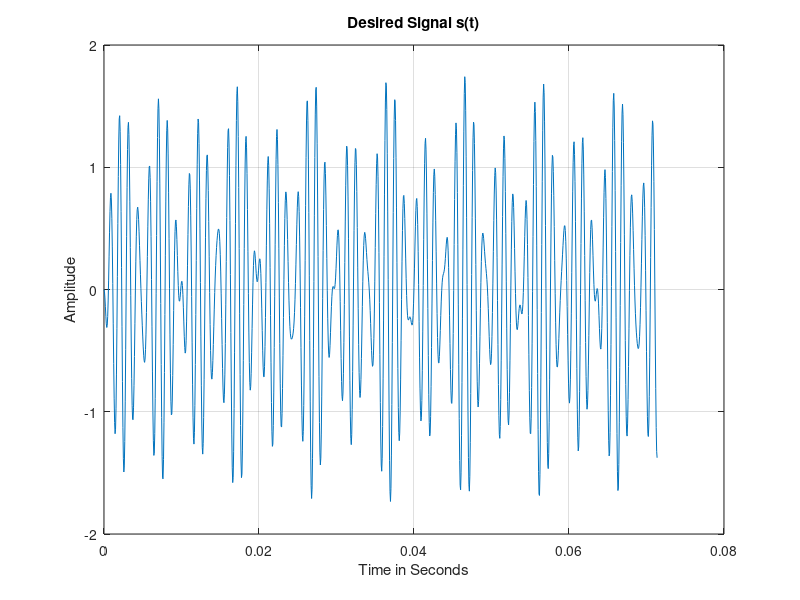
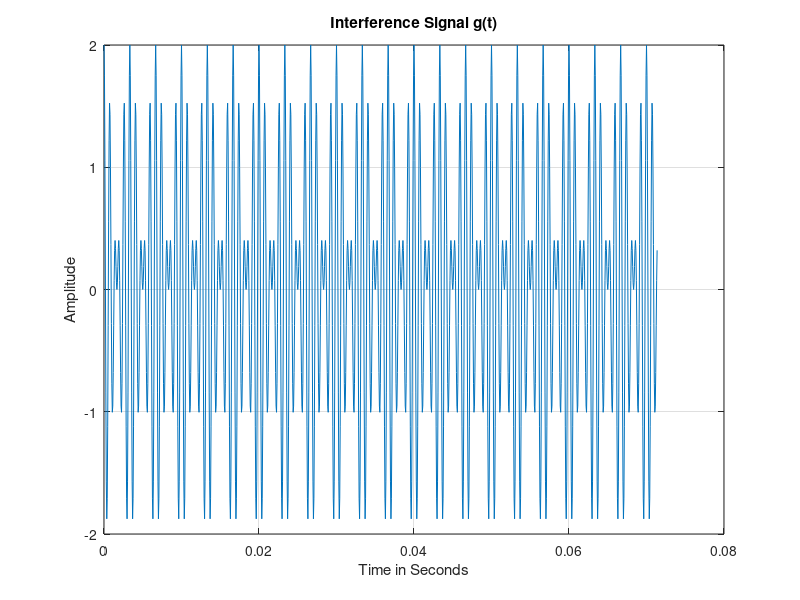
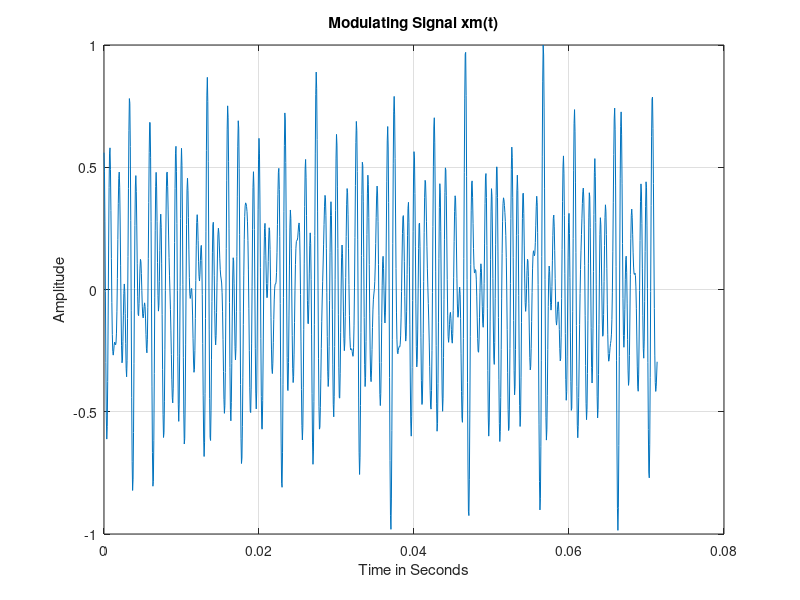
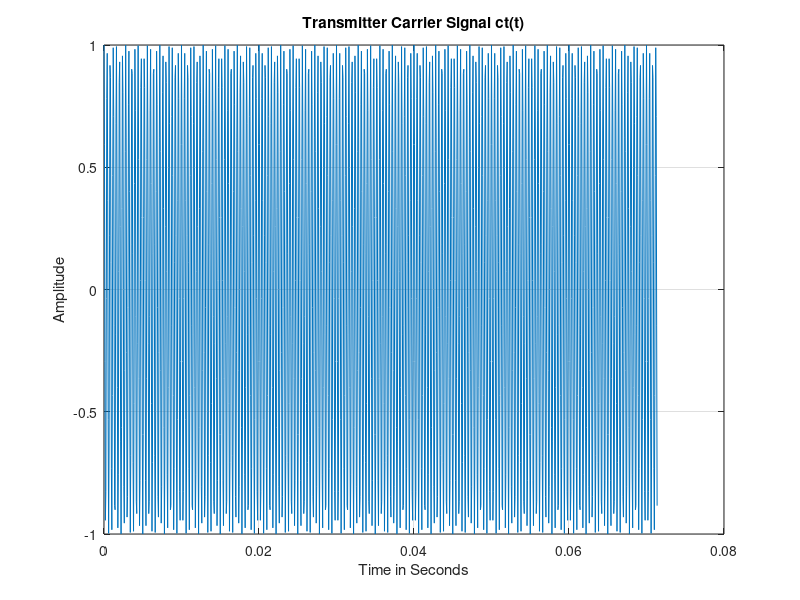

These charts were generated, in order, by the following MATLAB code:
%inel4301s096gp01t3hw01 
%Inel 4301 - Communication Theory I 
%MATLAB CLASS ASSIGNAMENT 01(MCA01) 
%Double Sideband Suppressed Carrier Systems 
%Prof. Domingo Antonio Rodríguez 
% 
%% 
%%PARAMETER SETTINGS****************************** 
%% 
clear all 
close all 
Fs=16800;           %Sampling frequency 
Ts=1/Fs;            %Sampling time or temporal resolution 
f1=784;             %First frequency component (G5) of s(t) 
f2=880;             %Second frequency component (A5) of s(t) 
f3=988;             %Third frequency component of (B5) s(t) 
fc=2500;            %Frequency of carrier signal > 2*fm 
fm=1000;             %Bandwidth of desired signal s(t) 
Ns=1200;             %Number of samples of s(t) 
Tw=Ns*Ts;           %Time observation window for s(t) 
t=0:Ts:Tw-Ts;       %Time axis for desired signal s(t)  
%% 
%%TRANSMITTER SYSTEM****************************** 
%% 
s=(-7*cos(2*pi*f1*t)+2*cos(2*pi*f2*t)+5*cos(2*pi*f3*t))/8; 
g=1*cos(2*pi*1200*t)+1*cos(2*pi*1500*t);    %Interference signal g(t) 
max_sg=max(s+g);        %Absolute value of signal s(t)+g(t) 
xm=(s+g)/max_sg;        %Normalized Modulating signal xm(t)         
ct=cos(2*pi*fc*t);      %Transmitter carrier signal ct(t) 
xc=xm.*ct;              %Modulated signal xc(t) 
%% 
%%Transmitter's Band-Pass Filter Design 
%% 
fu=fc+fm;           %Upper cut-off frequency 
fl=fc-fm;           %Lower cut-off frequency 
wu=(2*fu)/Fs;       %Normalized upper frequency       
wl=(2*fl)/Fs;       %Normalized lower frequency 
wb=[wl wu];         %Bandwidth of band-pass filter 
Mb=101;             %Order of band-pass filter 
thB=0:Ts:Mb*Ts-Ts;  %Time axis of impulse response signal hB(t) 
hB=fir1(Mb-1,wb,'bandpass');    %Filter design function 
yci=conv(xc,hB);        %Discrete-time convolution operation 
lyci=length(yci);       %Length of yci=Ns+Mb-1; 
tyci=0:Ts:(lyci-1)*Ts;  %Time axis of signal yci(t) 
%% 
%% COMMUNICATION CHANNEL************************** 
%%
nn=randn(lyci,1);           %AWGN with mean=0 and variance=1.

n=(1/1000)*transpose(nn);   %Attenuated noise signal n(t) 
yco=yci+0*n; 
%% 
%% RECEIVER SYSTEM******************************** 
%% 
cr=cos(2*pi*fc*tyci); 
yd=2*yco.*cr;       %Demodulated signal 
% 
%Low-Pass Filter Design*************************** 
% 
Wn=2*fm/Fs;         %Normalized cut-off frequency 
M=091;              %Order of the impulse response signal hL(t) 
thL=0:Ts:M*Ts-Ts;   %Time axis to plot impulse response signal 
hL=fir1(M-1,Wn);    %Impulse response signal 
% 
%Signal Filtering at the Receiver***************** 
% 
tr=0:Ts:(lyci+M-1)*Ts-Ts;   %Time axis for received signal 
xr=conv(yd,hL);             %Convolution operation for filtering 
Af=1;                       %Signal amplification factor 
xr=Af*xr; 
%% 
%%SIGNALS SPECTRA********************************** 
%% 
fres_s=1/(length(s)*Ts); 
faxis_s=-(Fs/2):fres_s:(Fs/2)-fres_s; 
Fss=fft(s); 
sFss=fftshift(Fss); 
asFss=abs(sFss); 
% 
fres_g=1/(length(g)*Ts); 
faxis_g=-(Fs/2):fres_g:(Fs/2)-fres_g; 
Fg=fft(g); 
sFg=fftshift(Fg); 
asFg=abs(sFg); 
% 
fres_xm=1/(length(xm)*Ts); 
faxis_xm=-(Fs/2):fres_xm:(Fs/2)-fres_xm; 
Fxm=fft(xm); 
sFxm=fftshift(Fxm); 
asFxm=abs(sFxm); 
% 
fres_ct=1/(length(ct)*Ts); 
faxis_ct=-(Fs/2):fres_ct:(Fs/2)-fres_ct; 
Fct=fft(ct); 
sFct=fftshift(Fct); 
asFct=abs(sFct); 
% 
fres_xc=1/(length(xc)*Ts); 

faxis_xc=-(Fs/2):fres_xc:(Fs/2)-fres_xc; 
Fxc=fft(xc); 
sFxc=fftshift(Fxc); 
asFxc=abs(sFxc); 
% 
fres_hB=1/(length(hB)*Ts); 
faxis_hB=-(Fs/2):fres_hB:(Fs/2)-fres_hB; 
FhB=fft(hB); 
sFhB=fftshift(FhB); 
asFhB=abs(sFhB); 
% 
fres_yci=1/(length(yci)*Ts); 
faxis_yci=-(Fs/2):fres_yci:(Fs/2)-fres_yci; 
Fyci=fft(yci); 
sFyci=fftshift(Fyci); 
asFyci=abs(sFyci); 
% 
fres_n=1/(length(n)*Ts); 
faxis_n=-(Fs/2):fres_n:(Fs/2)-fres_n; 
Fn=fft(n); 
sFn=fftshift(Fn); 
asFn=abs(sFn); 
% 
fres_yco=1/(length(yco)*Ts); 
faxis_yco=-(Fs/2):fres_yco:(Fs/2)-fres_yco; 
Fyco=fft(yco); 
sFyco=fftshift(Fyco); 
asFyco=abs(sFyco); 
% 
fres_cr=1/(length(cr)*Ts); 
faxis_cr=-(Fs/2):fres_cr:(Fs/2)-fres_cr; 
Fcr=fft(cr); 
sFcr=fftshift(Fcr); 
asFcr=abs(sFcr); 
% 
fres_yd=1/(length(yd)*Ts); 
faxis_yd=-(Fs/2):fres_yd:(Fs/2)-fres_yd; 
Fyd=fft(yd); 
sFyd=fftshift(Fyd); 
asFyd=abs(sFyd); 
% 
fres_hL=1/(length(hL)*Ts); 
faxis_hL=-(Fs/2):fres_hL:(Fs/2)-fres_hL; 
FhL=fft(hL); 
sFhL=fftshift(FhL); 
asFhL=abs(sFhL); 
% 
fres_xr=1/(length(xr)*Ts); 
faxis_xr=-(Fs/2):fres_xr:(Fs/2)-fres_xr;

Fxr=fft(xr); 
sFxr=fftshift(Fxr); 
asFxr=abs(sFxr); 
% 
%% 
%%PLOTS******************************************* 
%% 
% 
figure 
plot(t,s)               
grid 
xlabel('Time in Seconds') 
ylabel('Amplitude') 
title('Desired Signal s(t)') 
% 
figure 
plot(t,g)               
grid 
xlabel('Time in Seconds') 
ylabel('Amplitude') 
title('Interference Signal g(t)') 
% 
figure 
plot(t,xm)               
grid 
xlabel('Time in Seconds') 
ylabel('Amplitude') 
title('Modulating Signal xm(t)') 
% 
figure 
plot(t,ct) 
grid 
xlabel('Time in Seconds') 
ylabel('Amplitude') 
title('Transmitter Carrier Signal ct(t)') 
% 
figure 
plot(t,xc) 
grid 
xlabel('Time in Seconds') 
ylabel('Amplitude') 
title('Modulated Signal xc(t)') 
% 
figure 
plot(thB,hB,thB,hB,'o') 
grid 
xlabel('Time in Seconds') 
ylabel('Amplitude') 
title('Impulse Response Signal hB(t)')

% 
figure 
plot(tyci,yci) 
grid 
xlabel('Time in Seconds') 
ylabel('Amplitude') 
title('Channel Input Signal yci(t)') 
% 
figure 
plot(tyci,n) 
grid 
xlabel('Time in Seconds') 
ylabel('Amplitude') 
title('Channel Noise Signal n(t)') 
% 
figure 
plot(tyci,yco) 
grid 
xlabel('Time in Seconds') 
ylabel('Amplitude') 
title('Channel Output Signal yco(t)') 
% 
figure 
plot(tyci,cr) 
grid 
xlabel('Time in Seconds') 
ylabel('Amplitude') 
title('Receiver Carrier Signal cr(t)') 
% 
figure 
plot(tyci,yd) 
grid 
xlabel('Time in Seconds') 
ylabel('Amplitude') 
title('Demodulated Signal yd(t)') 
% 
figure 
plot(thL,hL,thL,hL,'o') 
grid 
xlabel('Time in Seconds') 
ylabel('Amplitude') 
title('Impulse Response Signal hL(t)') 
% 
figure 
plot(tr,xr) 
grid 
xlabel('Time in Seconds') 
ylabel('Amplitude') 
title('Receiver Output Signal Signal xr')

% 
figure 
plot(tr,xr) 
grid 
xlabel('Time in Seconds') 
ylabel('Amplitude') 
title('Signals s(t) vs. xr(t)') 
hold on 
plot(t,s) 
hold off 
% 
figure 
plot(faxis_s,asFss) 
grid 
xlabel('Frequency in Hertz') 
ylabel('Magnitude') 
title('Spectrum of Desired Signal s(t)') 
% 
figure 
plot(faxis_g,asFg) 
grid 
xlabel('Frequency in Hertz') 
ylabel('Magnitude') 
title('Spectrum of Interference Signa g(t)') 
% 
figure 
plot(faxis_xm,asFxm) 
grid 
xlabel('Frequency in Hertz') 
ylabel('Magnitude') 
title('Spectrum of Modulating Signal xm(t)') 
% 
figure 
plot(faxis_ct,asFct) 
grid 
xlabel('Frequency in Hertz') 
ylabel('Magnitude') 
title('Spectrum of Carrier Signal ct(t)') 
% 
figure 
plot(faxis_xc,asFxc) 
grid 
xlabel('Frequency in Hertz') 
ylabel('Magnitude') 
title('Spectrum of Modulated Signal xc(t)') 
% 
figure 
plot(faxis_hB,asFhB,faxis_hB,asFhB,'o') 
grid 

xlabel('Frequency in Hertz') 
ylabel('Magnitude') 
title('Spectrum of Band-Pass Filter Signal hB(t)') 
% 
figure 
plot(faxis_yci,asFyci) 
grid 
xlabel('Frequency in Hertz') 
ylabel('Magnitude') 
title('Spectrum of Channel Input Signal yci(t)') 
% 
figure 
plot(faxis_n,asFn) 
grid 
xlabel('Frequency in Hertz') 
ylabel('Magnitude') 
title('Spectrum of AWGN Signal n(t)') 
% 
figure 
plot(faxis_yco,asFyco) 
grid 
xlabel('Frequency in Hertz') 
ylabel('Magnitude') 
title('Spectrum of Channel Output Signal yco(t)') 
% 
figure 
plot(faxis_cr,asFcr) 
grid 
xlabel('Frequency in Hertz') 
ylabel('Magnitude') 
title('Spectrum of Receiver Carrier cr(t)') 
% 
figure 
plot(faxis_yd,asFyd) 
grid 
xlabel('Frequency in Hertz') 
ylabel('Magnitude') 
title('Spectrum of Demodulated Signal yd(t)') 
% 
figure 
plot(faxis_hL,asFhL,faxis_hL,asFhL,'o') 
grid 
xlabel('Frequency in Hertz') 
ylabel('Magnitude') 
title('Spectrum of Low-Pass Filter Signal hL(t)') 
% 
figure 
plot(faxis_xr,asFxr) 
grid 

xlabel('Frequency in Hertz') 
ylabel('Magnitude') 
title('Spectrum of Receiver Output Signal xr(t)') 
% 
figure 
plot(faxis_xr,asFxr) 
grid 
xlabel('Frequency in Hertz') 
ylabel('Magnitude') 
title('Spectra of Signals s(t) vs. xr(t)') 
hold on 
plot(faxis_s,asFss) 
hold off 
% 
sound(s,Fs) 
pause(2) 
sound(xm,Fs) 
pause(2) 
sound(xr,Fs) 
% 
clc 
disp('******************************') 
disp('Simulation ended succesfully') 
disp('******************************') 